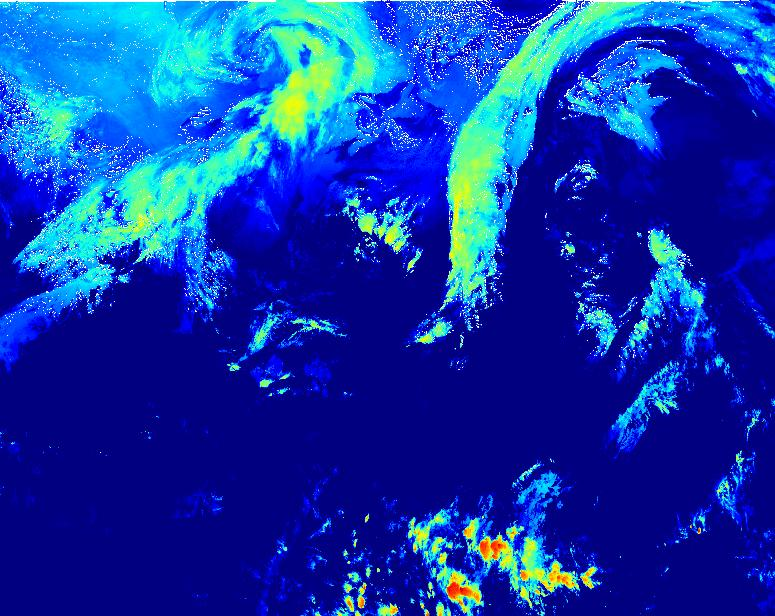
#> input picture my_plot.jpg, 775 x 616 px, found by its file name
$ python scratch_plot.py   (older library calls are emulated)
#> lines starting #> are read from the running program, lines starting #| are printed output that depends on the picture
import cv2
import numpy as np
import matplotlib.pyplot as plt


def plot_gradient_vectors(image, scale_factor=10):
    # Apply the Sobel filter
    gradient_x = cv2.Sobel(image, cv2.CV_64F, 1, 0, ksize=3)
    gradient_y = cv2.Sobel(image, cv2.CV_64F, 0, 1, ksize=3)

    # Calculate the gradient magnitude and direction
    gradient_magnitude = np.sqrt(gradient_x**2 + gradient_y**2)
    gradient_direction = np.arctan2(gradient_y, gradient_x)

    # Find non-zero vectors
    non_zero_indices = np.nonzero(gradient_magnitude)
    gradient_x = gradient_x[non_zero_indices]
    gradient_y = gradient_y[non_zero_indices]
    x = non_zero_indices[1]
    y = non_zero_indices[0]

    # Create a figure with two subplots
    fig, axs = plt.subplots(1, 2, figsize=(12, 6))

    # Plot the original image in the first subplot
    axs[0].imshow(image, cmap='gray')
    axs[0].axis('off')
    axs[0].set_title('Original Image')

    # Plot the gradient vectors on the image in the second subplot
    axs[1].imshow(image, cmap='gray')
    axs[1].quiver(x, y, gradient_x, gradient_y, color='red', angles='xy', scale_units='xy', scale=scale_factor)
    axs[1].axis('off')
    axs[1].set_title('Gradient Vectors')

    # Adjust the spacing between subplots
    plt.tight_layout()

    # Show the plot
    plt.show()


# Load the image
image = cv2.imread('fyp_23-trop_cyclones\my_plot.jpg', cv2.IMREAD_GRAYSCALE)
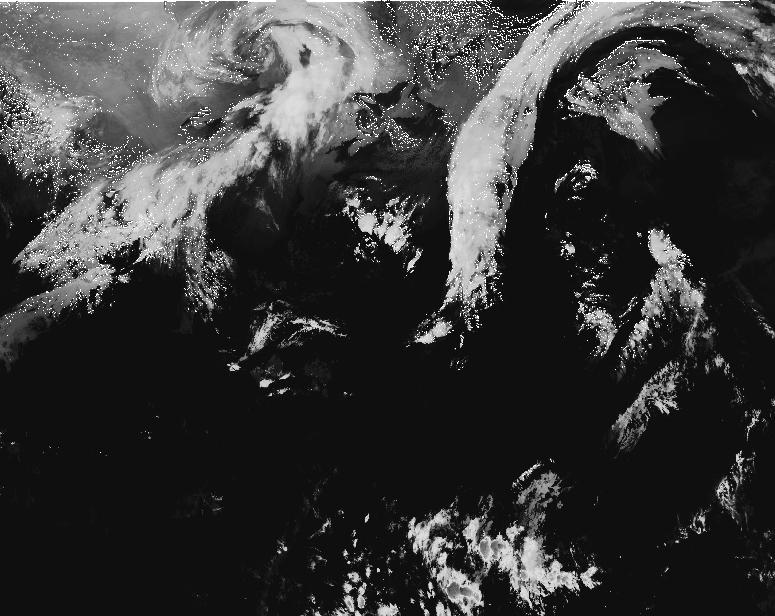
#> image: shape (616, 775); min 0, max 255, mean 56.5


# Plot the gradient vectors on the image with a custom scale factor
plot_gradient_vectors(image, scale_factor=150)
#> in plot_gradient_vectors, `gradient_x = cv2.Sobel(image, cv2.CV_64F, 1, 0, ksize=3)`:
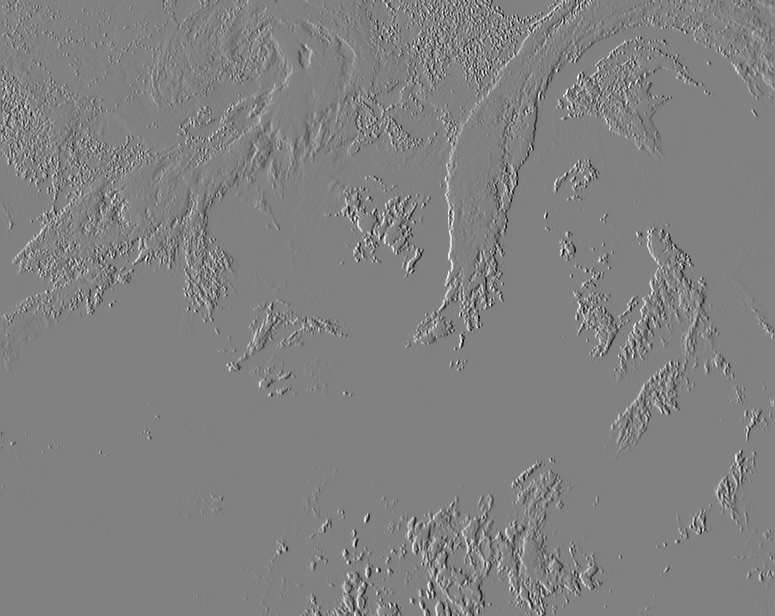
#> gradient_x: shape (616, 775) float64; min -975, max 946, mean -0.1; drawn with min black and max white
#> in plot_gradient_vectors, `gradient_y = cv2.Sobel(image, cv2.CV_64F, 0, 1, ksize=3)`:
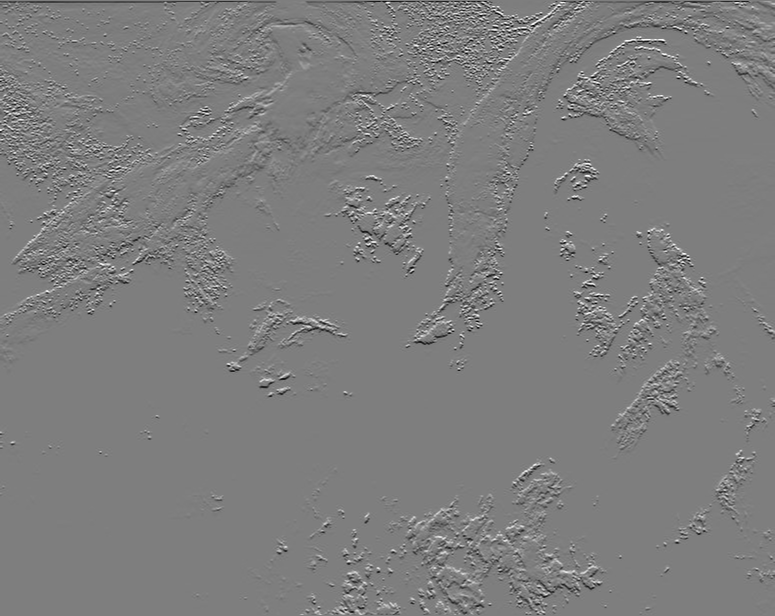
#> gradient_y: shape (616, 775) float64; min -956, max 971, mean -2.1; drawn with min black and max white
#> in plot_gradient_vectors, `gradient_magnitude = np.sqrt(gradient_x**2 + gradient_y**2)`:
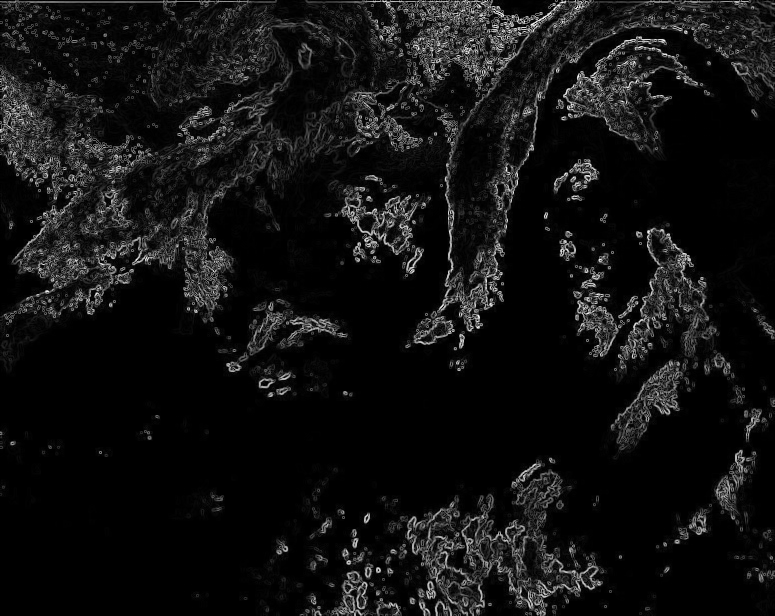
#> gradient_magnitude: shape (616, 775) float64; min 0, max 1060.8, mean 75.2; drawn with min black and max white
#> in plot_gradient_vectors, `gradient_direction = np.arctan2(gradient_y, gradient_x)`:
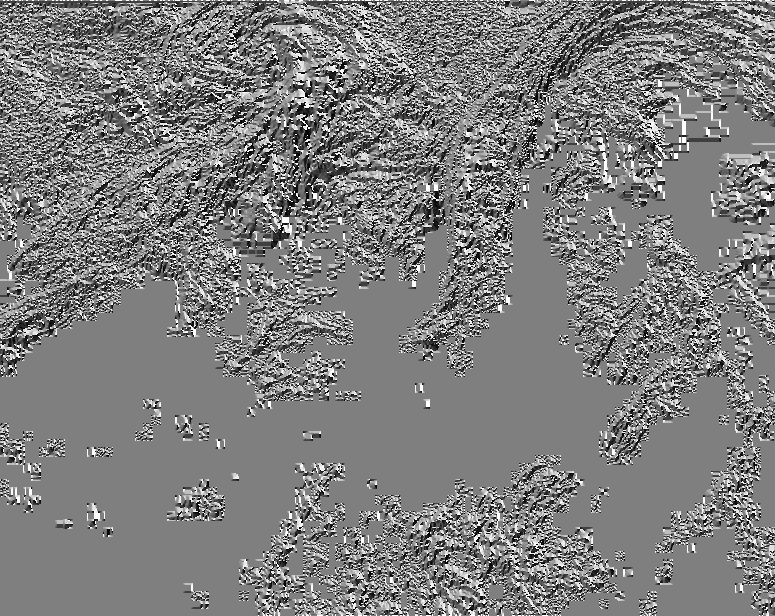
#> gradient_direction: shape (616, 775) float64; min -3.14, max 3.14, mean -0.0266; drawn with min black and max white
#> in plot_gradient_vectors, `non_zero_indices = np.nonzero(gradient_magnitude)`: non_zero_indices = 296250 positions, rows 0 to 615, columns 0 to 774
#> in plot_gradient_vectors, `plt.show()`:
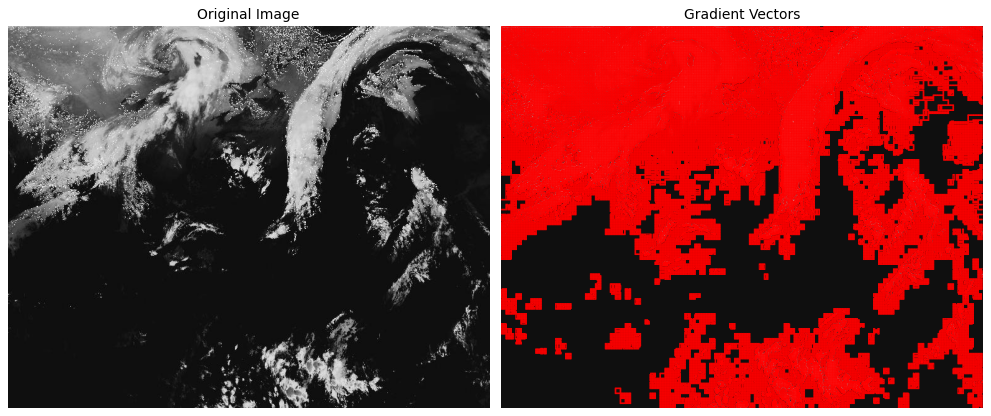
#> figure drawn by matplotlib, 2 panels


def find_strongest_gradient_magnitude(image):
    # Apply the Sobel filter
    gradient_x = cv2.Sobel(image, cv2.CV_64F, 1, 0, ksize=3)
    gradient_y = cv2.Sobel(image, cv2.CV_64F, 0, 1, ksize=3)

    # Calculate the gradient magnitude
    gradient_magnitude = np.sqrt(gradient_x ** 2 + gradient_y ** 2)

    # Find the indices of the maximum gradient magnitude
    max_index = np.argmax(gradient_magnitude)
    max_coordinate = np.unravel_index(max_index, gradient_magnitude.shape)

    # Return the coordinates of the strongest gradient magnitude
    return max_coordinate


# Find the coordinates of the strongest gradient magnitude
coordinates = find_strongest_gradient_magnitude(image)
#> in find_strongest_gradient_magnitude, `max_index = np.argmax(gradient_magnitude)`: max_index = 63411
#> in find_strongest_gradient_magnitude, `max_coordinate = np.unravel_index(max_index, gradient_magnitude.shape)`: max_coordinate = (81, 636)
#> coordinates = (81, 636)

# Plot the original image with the marker at the strongest gradient magnitude coordinates
plt.imshow(image, cmap='gray')
plt.plot(coordinates[1], coordinates[0], 'ro', markersize=5)
plt.xlabel('Column')
plt.ylabel('Row')
plt.title('Original Image with Strongest Gradient Magnitude')
plt.show()
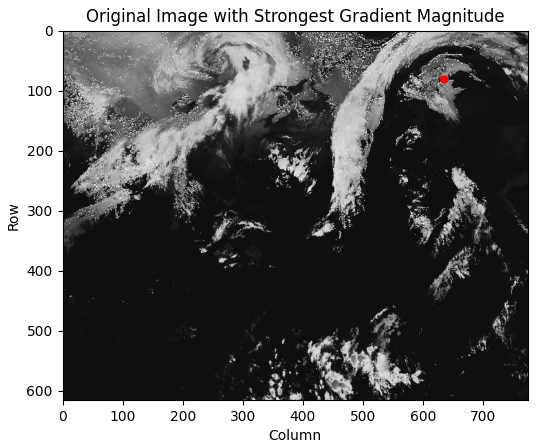
#> figure drawn by matplotlib, 1 panel

print("Coordinates of the Strongest Gradient Magnitude:")
print("Row:", coordinates[0])
#| Row: 81
print("Column:", coordinates[1])
#| Column: 636
